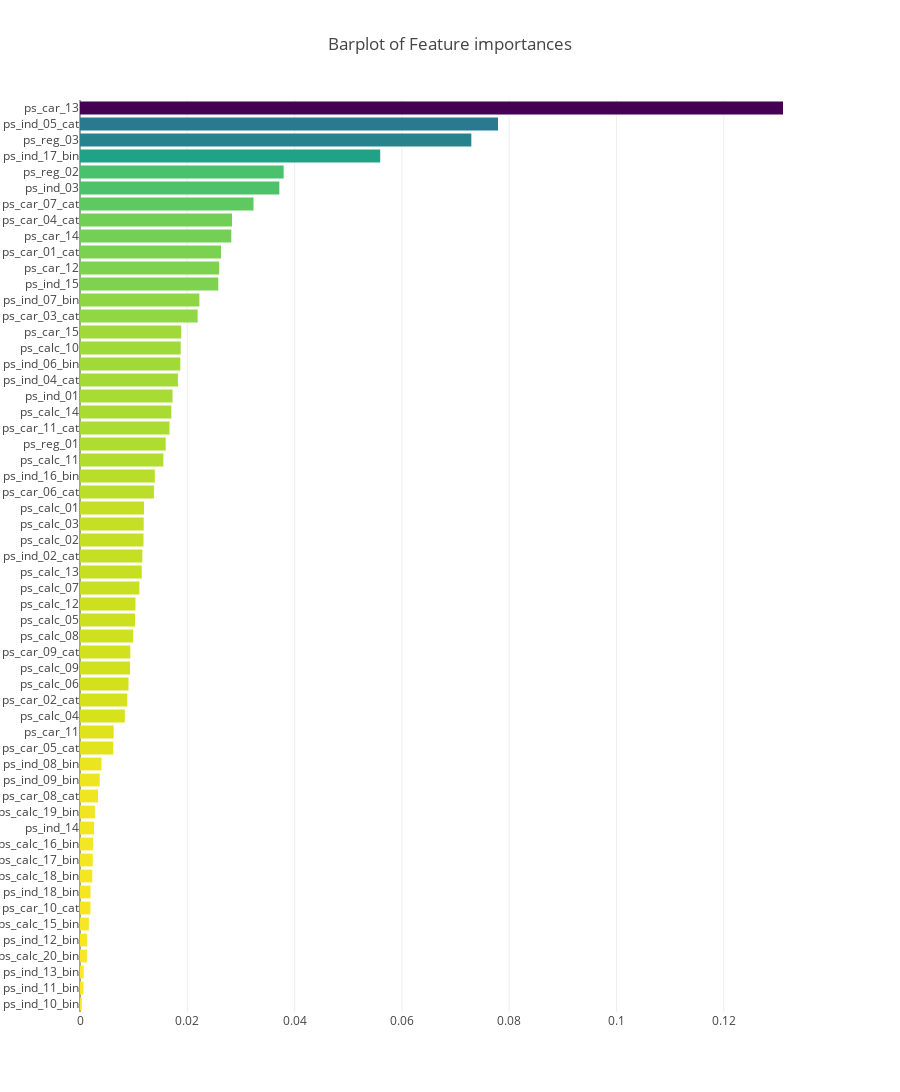

Notebook source saved alongside this figure:
### Markdown cell above
Furthermore we could also display a sorted list of all the features ranked by order of their importance, from highest to lowest via the same plotly barplots as follows:

### Code cell
x, y = (list(x) for x in zip(*sorted(zip(rf.feature_importances_, features), 
                                                            reverse = False)))
trace2 = go.Bar(
    x=x ,
    y=y,
    marker=dict(
        color=x,
        colorscale = 'Viridis',
        reversescale = True
    ),
    name='Random Forest Feature importance',
    orientation='h',
)

layout = dict(
    title='Barplot of Feature importances',
     width = 900, height = 2000,
    yaxis=dict(
        showgrid=False,
        showline=False,
        showticklabels=True,
#         domain=[0, 0.85],
    ))

fig1 = go.Figure(data=[trace2])
fig1['layout'].update(layout)
py.iplot(fig1, filename='plots')

### Figure 1 — Plotly figure (JSON) as saved in the notebook; plotly's stock layout.template omitted (floating-point values rounded to 4 significant figures)
{"data": [{"marker": {"color": [0.0003535, 0.0006407, 0.0006906, 0.001286, 0.001316, 0.00165, 0.001949, 0.001962, 0.002286, 0.002375, 0.002436, 0.002619, 0.002776, 0.00335, 0.003677, 0.004019, 0.006198, 0.006278, 0.008358, 0.008811, 0.009041, 0.009328, 0.009375, 0.009909, 0.01026, 0.01034, 0.01106, 0.01151, 0.01162, 0.01184, 0.01188, 0.01194, 0.01378, 0.01394, 0.01554, 0.01597, 0.01669, 0.01702, 0.01725, 0.01825, 0.0187, 0.01877, 0.01887, 0.02193, 0.02226, 0.02578, 0.02595, 0.02628, 0.0282, 0.02834, 0.03234, 0.03716, 0.03796, 0.05596, 0.07294, 0.07792, 0.131], "colorscale": "Viridis", "reversescale": true}, "name": "Random Forest Feature importance", "orientation": "h", "type": "bar", "x": [0.0003535, 0.0006407, 0.0006906, 0.001286, 0.001316, 0.00165, 0.001949, 0.001962, 0.002286, 0.002375, 0.002436, 0.002619, 0.002776, 0.00335, 0.003677, 0.004019, 0.006198, 0.006278, 0.008358, 0.008811, 0.009041, 0.009328, 0.009375, 0.009909, 0.01026, 0.01034, 0.01106, 0.01151, 0.01162, 0.01184, 0.01188, 0.01194, 0.01378, 0.01394, 0.01554, 0.01597, 0.01669, 0.01702, 0.01725, 0.01825, 0.0187, 0.01877, 0.01887, 0.02193, 0.02226, 0.02578, 0.02595, 0.02628, 0.0282, 0.02834, 0.03234, 0.03716, 0.03796, 0.05596, 0.07294, 0.07792, 0.131], "y": ["ps_ind_10_bin", "ps_ind_11_bin", "ps_ind_13_bin", "ps_calc_20_bin", "ps_ind_12_bin", "ps_calc_15_bin", "ps_car_10_cat", "ps_ind_18_bin", "ps_calc_18_bin", "ps_calc_17_bin", "ps_calc_16_bin", "ps_ind_14", "ps_calc_19_bin", "ps_car_08_cat", "ps_ind_09_bin", "ps_ind_08_bin", "ps_car_05_cat", "ps_car_11", "ps_calc_04", "ps_car_02_cat", "ps_calc_06", "ps_calc_09", "ps_car_09_cat", "ps_calc_08", "ps_calc_05", "ps_calc_12", "ps_calc_07", "ps_calc_13", "ps_ind_02_cat", "ps_calc_02", "ps_calc_03", "ps_calc_01", "ps_car_06_cat", "ps_ind_16_bin", "ps_calc_11", "ps_reg_01", "ps_car_11_cat", "ps_calc_14", "ps_ind_01", "ps_ind_04_cat", "ps_ind_06_bin", "ps_calc_10", "ps_car_15", "ps_car_03_cat", "ps_ind_07_bin", "ps_ind_15", "ps_car_12", "ps_car_01_cat", "ps_car_14", "ps_car_04_cat", "ps_car_07_cat", "ps_ind_03", "ps_reg_02", "ps_ind_17_bin", "ps_reg_03", "ps_ind_05_cat", "ps_car_13"]}], "layout": {"height": 2000, "title": "Barplot of Feature importances", "width": 900, "yaxis": {"showgrid": false, "showline": false, "showticklabels": true}}}
